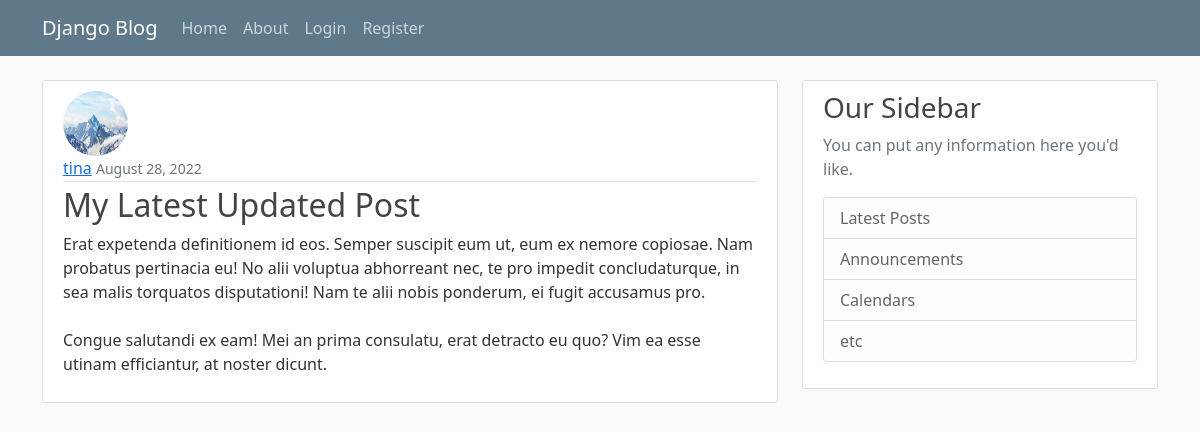
Page /post/56 on the committed database.
### blog_CS/models.py (models this page shows, shortened)
class Post(models.Model):
    title = models.CharField(max_length= 100)
    content = models.TextField()
    date_posted = models.DateTimeField(default=timezone.now)
    author = models.ForeignKey(User, on_delete=models.CASCADE)

### users/models.py (models this page shows, shortened)
class Profile(models.Model):
    user = models.OneToOneField(User, on_delete=models.CASCADE)
    image = models.ImageField(default='default.jpg', upload_to = 'profile_pictures')

### blog_CS/views.py (the view)
# urls.py: path('post/<int:pk>', PostDetailView.as_view(), name= 'post-detail'),
class PostDetailView(DetailView):
    model = Post

### blog_CS/templates/blog_CS/post_detail.html (shortened to what this page needs)
{% extends 'blog_CS/base.html' %}
{% block content %}
    <article class="media content-section">
      <img class="rounded-circle article-img" src="{{ post.author.profile.image.url }}" alt="">
        <div class="media-body">
          <div class="article-metadata">
            <a class="mr-2" href="{% url 'user-posts' object.author.username %}">{{ object.author }}</a>
            <small class="text-muted">{{ object.date_posted|date:"F d, Y" }}</small>
          </div>
          <h2 class="article-title" >{{ object.title }}</h2>
          <p class="article-content">{{ object.content }}</p>
        </div>
      </article>
{% endblock content %}

### blog_CS/static/blog_CS/main.css (style rules this page uses)
body { background: #fafafa; color: #333333; margin-top: 5rem; }
h1, h2, h3, h4, h5, h6 { color: #444444; }
.content-section { background: #ffffff; padding: 10px 20px; border: 1px solid #dddddd; border-radius: 3px; margin-bottom: 20px; }
.article-title { color: #444444; }
.article-content { white-space: pre-line; }
.article-img { height: 65px; width: 65px; margin-right: 16px; }
.article-metadata { padding-bottom: 1px; margin-bottom: 4px; border-bottom: 1px solid #e3e3e3 }

### rows in the picture
Post: author.profile.image (picture), author "tina", date_posted "August 28, 2022", title "My Latest Updated Post", content "Erat expetenda definitionem id eos. Semper suscipit eum ut, eum ex nemore copiosae. Nam probatus pertinacia eu! No alii voluptua abhorreant nec, te pro impedit concludaturque, in sea malis torquatos disputationi! Nam te alii nobis ponderum, ei fugit accusamus pro. Congue salutandi ex eam! Mei an prima consulatu, erat detracto eu quo? Vim ea esse utinam efficiantur, at noster dicunt."
